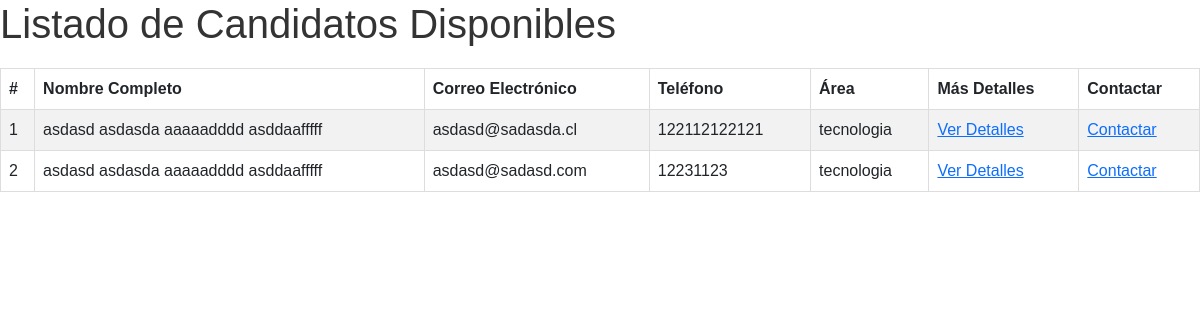
The page /App_curriculums/Home/emplst on the database as committed earlier.
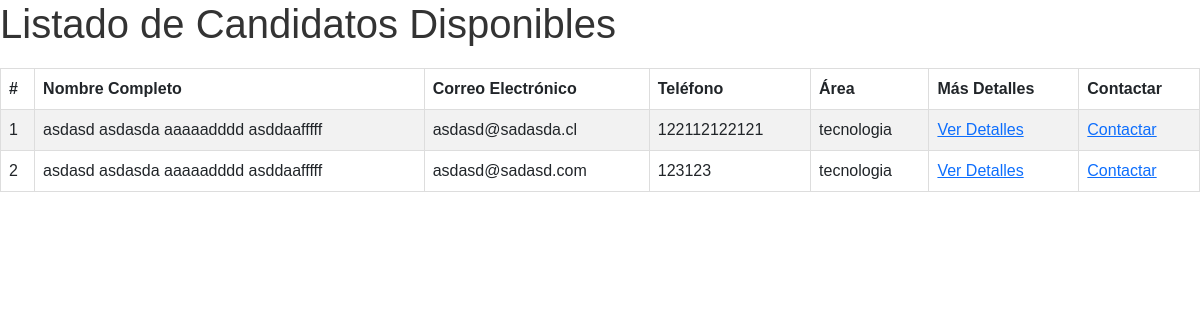
The same page on the database as committed later.
### App_curriculums/models.py (models this page shows)
class Curriculums(models.Model):
    id = models.AutoField(primary_key=True, null=False,unique=True)
    nombre_completo = models.CharField(max_length=162, null=True, blank= True)
    email = models.EmailField(max_length=254, null=False, blank=False, unique=True)
    nombre_usu = models.ForeignKey(Usuarios, on_delete=models.CASCADE, to_field='nombre_usu')
    telefono = models.IntegerField(null=True,blank=True,unique=True)
    area = models.CharField(max_length=254,blank=True,null=False,default='Area no especificada')
    puntaje = models.IntegerField(null=True, blank=True)

### App_curriculums/views.py (the view)
# urls.py: path('/Home/emplst',views.lista_candidatos,name='Listado_empleados'),
def lista_candidatos(request):
    curriculums = Curriculums.objects.all().order_by('-puntaje')
    return render(request, 'html/lista_candidatos.html', {'curriculums': curriculums})

### App_curriculums/templates/html/lista_candidatos.html (shortened to what this page needs)
{% load static %}
<!DOCTYPE html>
<html lang="es">
<head>
    <link rel="stylesheet" type="text/css" href="https://cdn.jsdelivr.net/npm/bootstrap@5.3.0/dist/css/bootstrap.min.css">
    <link rel="stylesheet" href="{% static 'App_curriculums/css/lista_candidatos.css' %}">
</head>
<body>
<h1>Listado de Candidatos Disponibles</h1>
<table class="table table-striped">
    <thead>
        <tr>
            <th>#</th>
            <th>Nombre Completo</th>
            <th>Correo Electrónico</th>
            <th>Teléfono</th>
            <th>Área</th>
            <th>Más Detalles</th>
            <th>Contactar</th>
        </tr>
    </thead>
    <tbody>
        {% for curriculum in curriculums %}
            <tr>
                <td>{{ forloop.counter }}</td>
                <td>{{ curriculum.nombre_completo }}</td>
                <td>{{ curriculum.email }}</td>
                <td>{{ curriculum.telefono }}</td>
                <td>{{ curriculum.area }}</td>
                <td><a href="#">Ver Detalles</a></td>
                <td><a href="#">Contactar</a></td>
            </tr>
        {% endfor %}
    </tbody>
</table>
</body>
</html>

Rows that differ between the two databases and show on the page:
removed Curriculums: nombre_completo "asdasd asdasda aaaaadddd asddaafffff", email "asdasd@sadasd.com", telefono "12231123", area "tecnologia"
added Curriculums: nombre_completo "asdasd asdasda aaaaadddd asddaafffff", email "asdasd@sadasd.com", telefono "123123", area "tecnologia"
